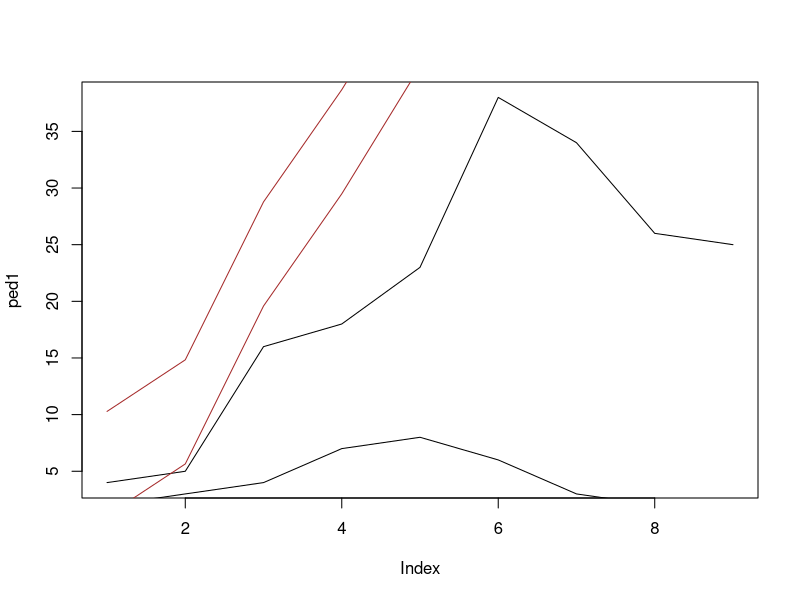

Reproduce this figure in R. (Note: this script raises an error after producing the figure.)
ped0 <- c(2, 3, 4, 7, 8, 6, 3, 2, 1) * 1
ped1 <- c(4, 5, 16, 18, 23, 38, 34, 26, 25) * 1




plot(ped1, type = "l")
lines(ped0)

k = 1.16

a <- log((1 - 0.01)/(0.01)) + (k *
                                 cumsum(10 * log((k + ped1) / 
                                                   (k + ped0))))



b <- log((0.01)/(1 - 0.01)) + (k *
                                 cumsum(10 * log((k + ped1) / 
                                                   (k + ped0))))
lines(a, type = "l", ylim = c(0, 100), xlim = c(0, 8), col  = "brown")
lines(b, col  = "brown")

t = 4

(log((key1(ped0[t]) * ((ped1[t] * key1(ped1[t]) * key1(ped0[t])) + (ped1[t] * ped0[t] * key1(ped1[t])))) / 
       (key1(ped1[t]) * ((ped0[t] * key1(ped0[t]) * key1(ped1[t])) + (ped1[t] * ped0[t] * key1(ped0[t]))))))


6 * 10 * (log(ped1[3] / ped0[3]) - log((k + ped1[3]) / (k + ped0[3])))

####



den <- dJohnsonSB(pred, 
                  params = list(gamma = 0.3968, delta = 1.4682, xi = 494.8167, 
                                lambda = 825.6111))


sum(dJohnsonSB(seq(750, 800), 
          params = list(gamma = 0.3968, delta = 1.4682, xi = 494.8167, 
                        lambda = 825.6111)))

sum(nocont[(750:800) - 499])

m0 = (control) * miN / den
m1 = (nocont) * miN / den

plot(seq(500, 1200), (m1), type = "l")
lines(seq(500, 1200), (m0))
points(800, miN)


cum_counts(miu  = 7, ns = 10, t = 800, mi = 7, pred = 800)

points(800, a[800 - 499])
points(800, b[800 - 499])

corr <- abs((b[800 - 499] + (a[800 - 499] - b[800 - 499]) / 2) - cum_counts(miu  = 7, ns = 10, t = 800, mi = 7, pred = 800))




k = 0.3

a <- log((1 - 0.01)/(0.01)) + (k *
                                 cumsum(10 * log((k + m1) / 
                                                   (k + m0))))



b <- log((0.01)/(1 - 0.01)) + (k *
                                 cumsum(10 * log((k + m1) / 
                                                   (k + m0))))
plot(seq(500, 1200), a + corr, type = "l")
lines(seq(500, 1200), b + corr)
points(800, cum_counts(miu  = 7, ns = 10, t = 800, mi = 7, pred = 800))
points(850, cum_counts(miu  = 7.5, ns = 10, t = 800, mi = 7, pred = 800))

cum_counts(miu  = miN, ns = 10, t = 800, mi = 7, pred = 800)
